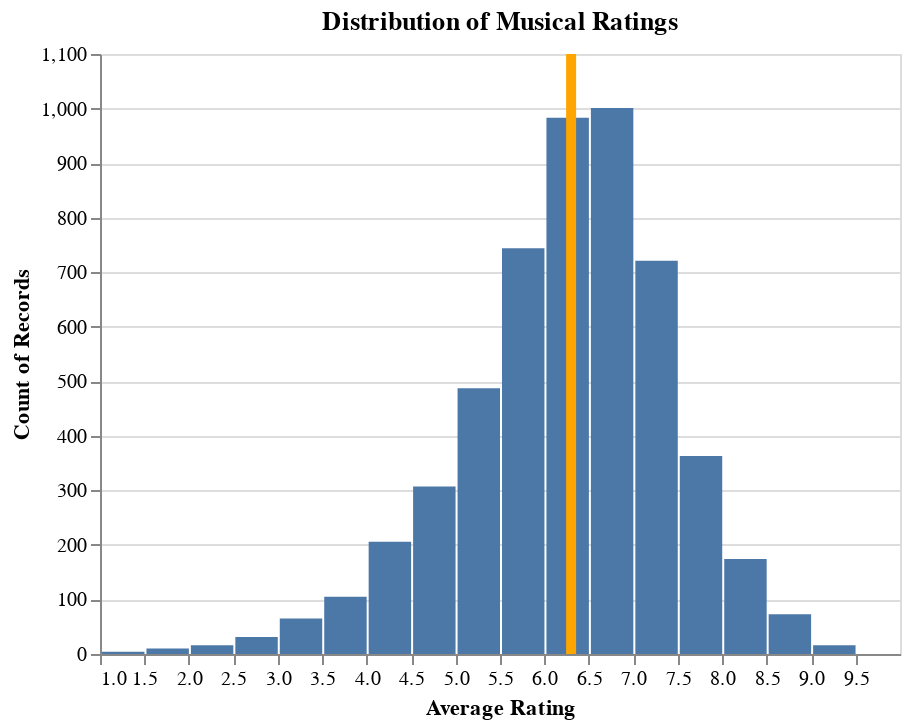

This figure's notebook cell:
### Markdown cell above
## Question 2 - What _is_ good?

Movies are rated on a 1-10 scale, but in our musical data set we want to understand what those distributions of the ratings look like.  

Use Altair to plot a histogram (using `mark_bar`) of the ratings with a ruler marker (using `mark_rule`) to denote the _median_ movie rating.  Use [this](https://altair-viz.github.io/gallery/histogram_with_a_global_mean_overlay.html) as a reference, and change the ruler mark to orange from red. 

Use 18 bins in your histogram.  

Set the x-axis label to "Average Rating" [doc](https://altair-viz.github.io/user_guide/customization.html#adjusting-axis-labels). 

Set the title of the plot to "Distribution of Musical Ratings". [doc](https://altair-viz.github.io/user_guide/configuration.html#config-title)

You might run into a small problem here ... Altair only allows 5,000 rows of a data set to be embedded in Chart.  Read about it in the [FAQ](https://altair-viz.github.io/user_guide/faq.html#disabling-maxrowserror) and use one of the suggested methods to get past the error.

### Code cell
# your code here
alt.data_transformers.disable_max_rows()

base = alt.Chart(df).properties(title='Distribution of Musical Ratings')

bar = base.mark_bar().encode(
    x = alt.X('ave_rating:Q', axis=alt.Axis(title='Average Rating'), bin=alt.Bin(maxbins=18)),
    y = 'count()'  
)

rule = base.mark_rule(color='orange').encode(
    x = 'median(ave_rating):Q',
    size=alt.value(5)
)

bar + rule

### Figure 1 — Vega-Lite specification as saved in the notebook (floating-point values rounded to 4 significant figures; data arrays with more than 128 entries replaced by an {"elided": "..."} marker saying what was removed)
{"config": {"view": {"continuousWidth": 400, "continuousHeight": 300}}, "layer": [{"mark": "bar", "encoding": {"x": {"axis": {"title": "Average Rating"}, "bin": {"maxbins": 18}, "field": "ave_rating", "type": "quantitative"}, "y": {"aggregate": "count", "type": "quantitative"}}, "title": "Distribution of Musical Ratings"}, {"mark": {"type": "rule", "color": "orange"}, "encoding": {"size": {"value": 5}, "x": {"aggregate": "median", "field": "ave_rating", "type": "quantitative"}}, "title": "Distribution of Musical Ratings"}], "data": {"name": "data-72341e27cba758a678ae93d81dcb744a"}, "$schema": "https://vega.github.io/schema/vega-lite/v4.17.0.json", "datasets": {"data-72341e27cba758a678ae93d81dcb744a": {"elided": "5306 records"}}}
